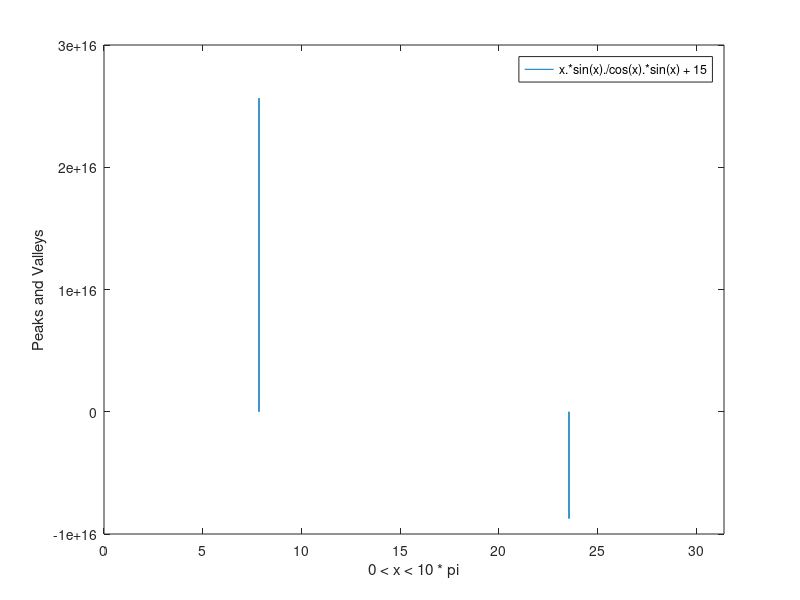

The MATLAB source for this figure:

fplot('x.*sin(x)/cos(x)*sin(x) + 15', [0 10*pi]); 
xlabel('0 < x < 10 * pi');
ylabel('Peaks and Valleys');


print('-dtiff','myoutput1.jpg')
